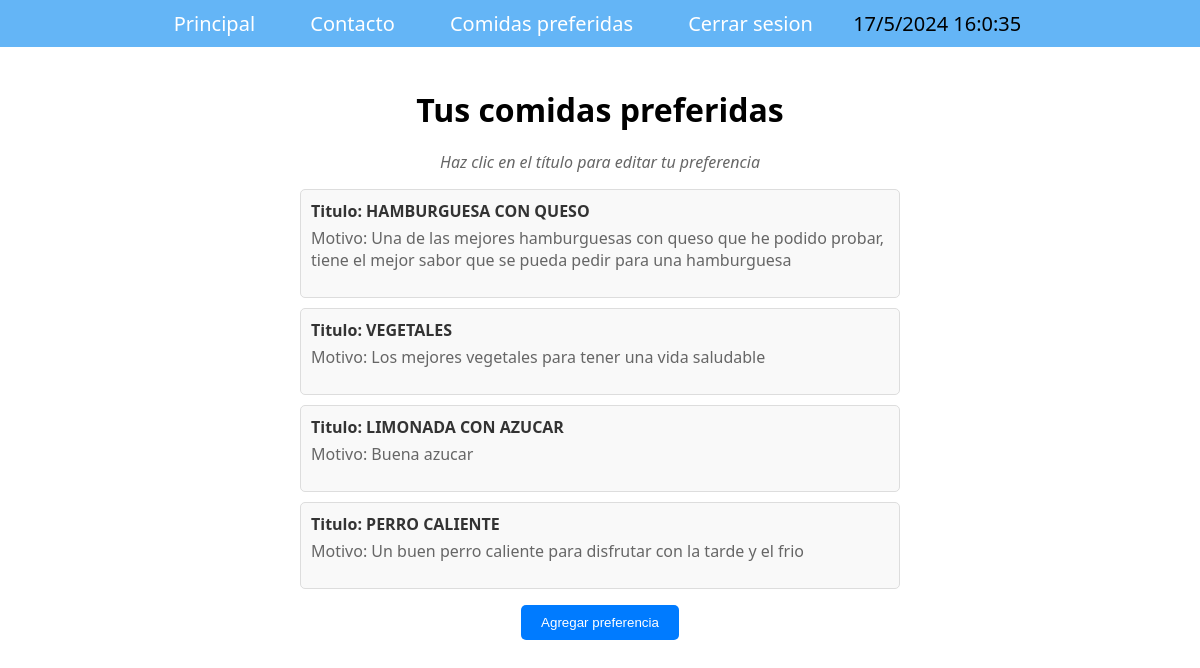
The page /comidas_preferidas/ (signed in) on the database as committed earlier.
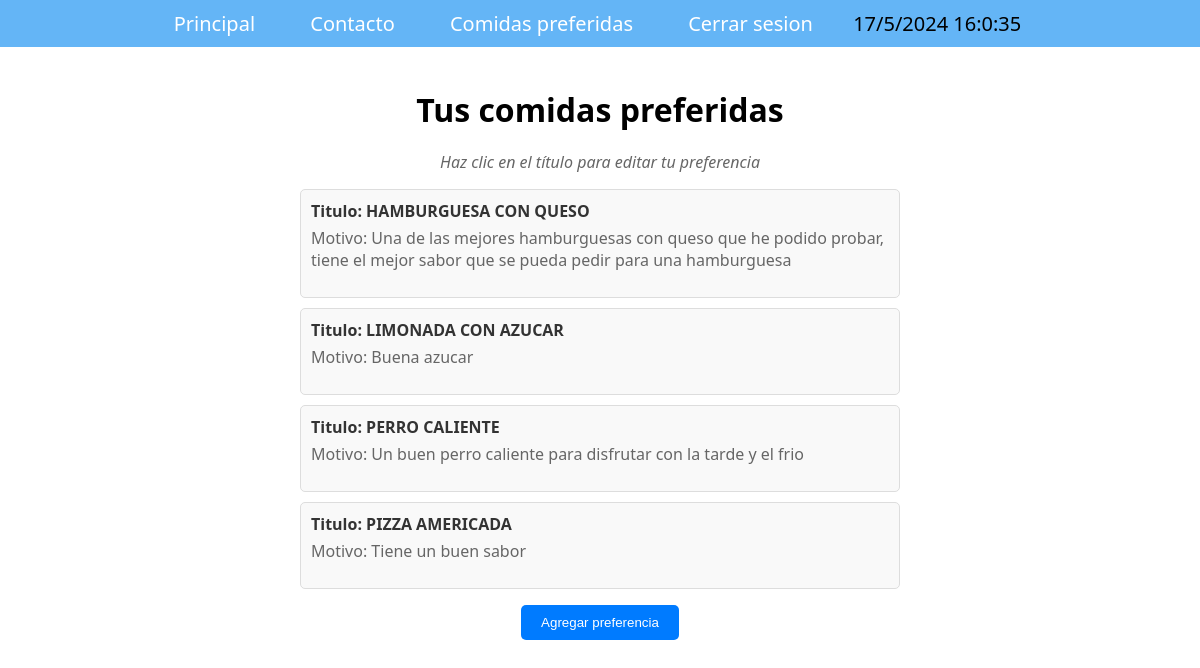
The same page on the database as committed later.
### miapp/models.py (models this page shows, shortened)
class Preferencia(models.Model):
    usuario = models.ForeignKey(User, on_delete=models.CASCADE)
    nombre_plato_preferido = models.CharField(max_length=255, null=True)
    motivo_preferencia = models.TextField(null=True)
    preferido = models.BooleanField(default=True)

### miapp/views.py (the view)
# urls.py: path('comidas_preferidas/', views.comidas_preferidas, name='preferencias'),
@login_required
def comidas_preferidas(request):
    preferidas = Preferencia.objects.filter(
        usuario=request.user, preferido=True)
    return render(request, 'preferencias.html', {
        'preferencias': preferidas,
    })

### templates/preferencias.html
{% extends 'base.html' %}
{% block content %}
    <div class="preferidas-comidas">
        <h1>Tus comidas preferidas</h1>
        <p class="detalles">Haz clic en el título para editar tu preferencia</p>
        <ul class="lista-comidas-preferidas">
            {% for preferencia in preferencias %}
                <li class="comida-preferida">
                    <div class="nombre-comida"><a href="{% url 'editar_preferencia' preferencia.id %}">Titulo: {{ preferencia.nombre_plato_preferido|upper }}</a></div>
                    <p class="reason">Motivo: {{ preferencia.motivo_preferencia }}</p>
                </li>
            {% endfor %}
        </ul>
        <button type="submit"><a href="{% url 'agregar_preferencia' %}">Agregar preferencia</a></button>
    </div>
{% endblock %}

Rows that differ between the two databases and show on the page:
removed Preferencia: nombre_plato_preferido "VEGETALES", motivo_preferencia "Los mejores vegetales para tener una vida saludable"
added Preferencia: nombre_plato_preferido "PIZZA AMERICADA", motivo_preferencia "Tiene un buen sabor"
